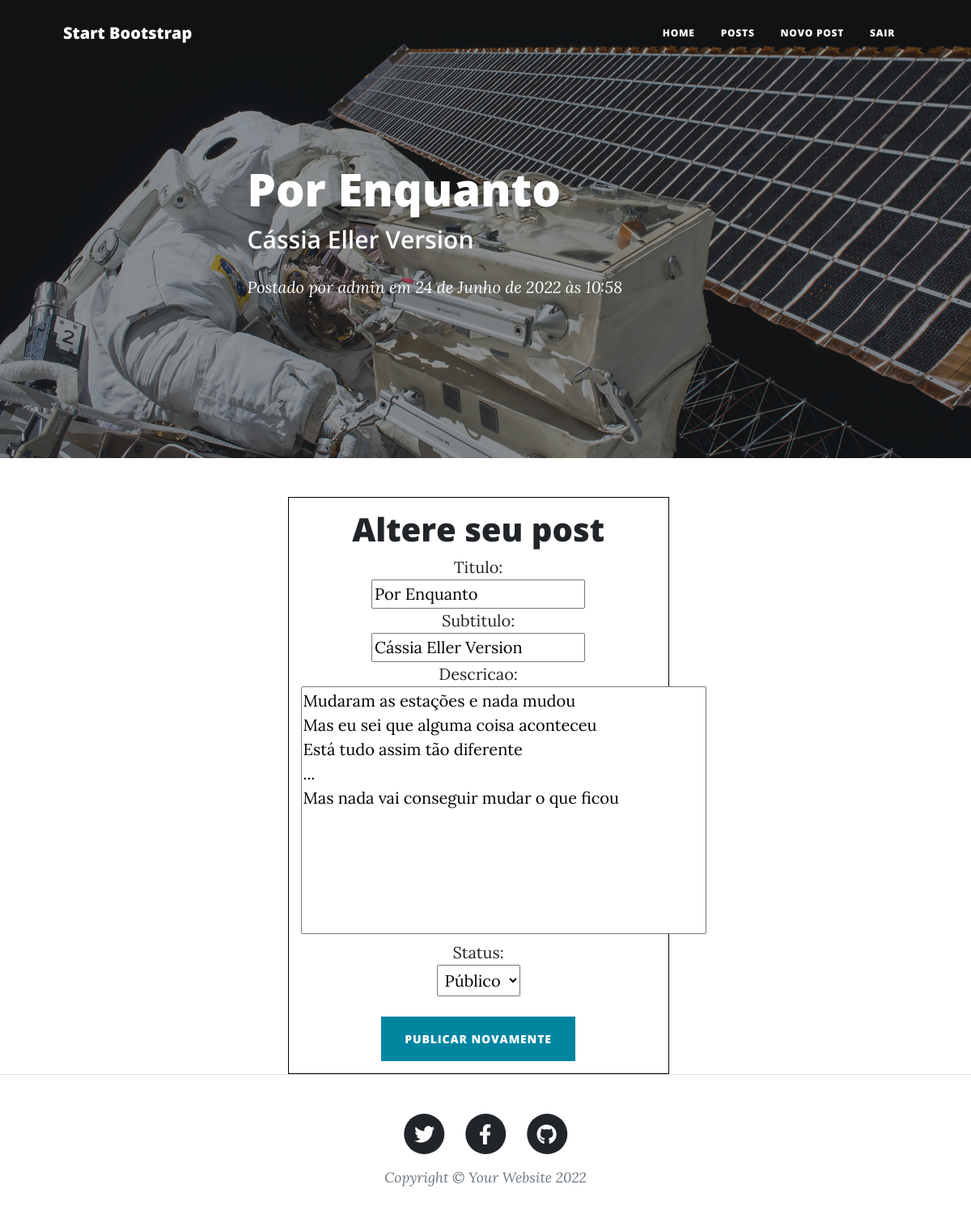
/edit/post-by-admin-por-enquanto (signed in), run on the app's committed database.
### app/models.py (models this page shows, shortened)
class Post(models.Model):
    STATUS      = (('publico', 'Público'), ('privado', 'Privado'))
    titulo      = models.CharField(max_length=100)
    subtitulo   = models.CharField(max_length=100)
    slug        = models.SlugField(max_length=100)
    descricao   = models.TextField()
    autor       = models.ForeignKey(User, on_delete=models.CASCADE)
    publicacao  = models.DateTimeField(default=timezone.now)
    atualizacao = models.DateTimeField(auto_now_add=True)
    status      = models.CharField(max_length=12, choices=STATUS, default='indisponível')
    class Meta:
        ordering = ['publicacao']

### app/views.py (the view)
# urls.py: path('edit/<slug:slug>', views.PostUpdateView.as_view(), name='postUpdate'),
class PostUpdateView(LoginRequiredMixin, UpdateView):
    login_url = reverse_lazy('login')
    model = Post
    fields = ['titulo', 'subtitulo', 'descricao', 'status']
    template_name = 'post/post-update.html'

### app/templates/post/post-update.html (shortened to what this page needs)
{% extends 'base.html' %}
{% load static %}
{% block header %}
    <header class="masthead" style="background-image: url({% static 'assets/img/post-bg.jpg' %})">
        <div class="container position-relative px-4 px-lg-5">
            <div class="row gx-4 gx-lg-5 justify-content-center">
                <div class="col-md-10 col-lg-8 col-xl-7">
                    <div class="post-heading">
                        <h1>{{post.titulo}}</h1>
                        <h2 class="subheading">{{post.subtitulo}}</h2>
                        <span class="meta">
                            Postado por
                            <a href="#!">{{post.autor}}</a>
                            em {{post.publicacao}}
                        </span>
                    </div>
                </div>
            </div>
        </div>
    </header>
{% endblock header %}
{% block content %}
    <div class="blog-form">
        <h1>Altere seu post</h1>
        <form method="POST"> {% csrf_token %}
            {{form.as_ul}}
            <button type="submit" class="btn btn-primary text-uppercase post-button">Publicar novamente</button>
        </form>
    </div>
{% endblock content %}

### static/css/mycss.css (style rules this page uses)
.blog-form { border: 1px solid black; text-align: center; width: 80%; padding: 15px; margin-left: 50px; }
.blog-form li { list-style-type: none; }
.blog-form li>label { font-weight: 300; width: 100%; }
.blog-form button { margin-top: 10px; }
select { margin-bottom: 15px; padding: 5px; }
textarea { resize: none; }

### data on the page
Post: titulo "Por Enquanto", subtitulo "Cássia Eller Version", autor "admin", publicacao "24 de Junho de 2022 às 10:58", descricao "Mudaram as estações e nada mudou Mas eu sei que alguma coisa aconteceu Está tudo assim tão diferente ... Mas nada vai conseguir mudar o que ficou", status "Público"
